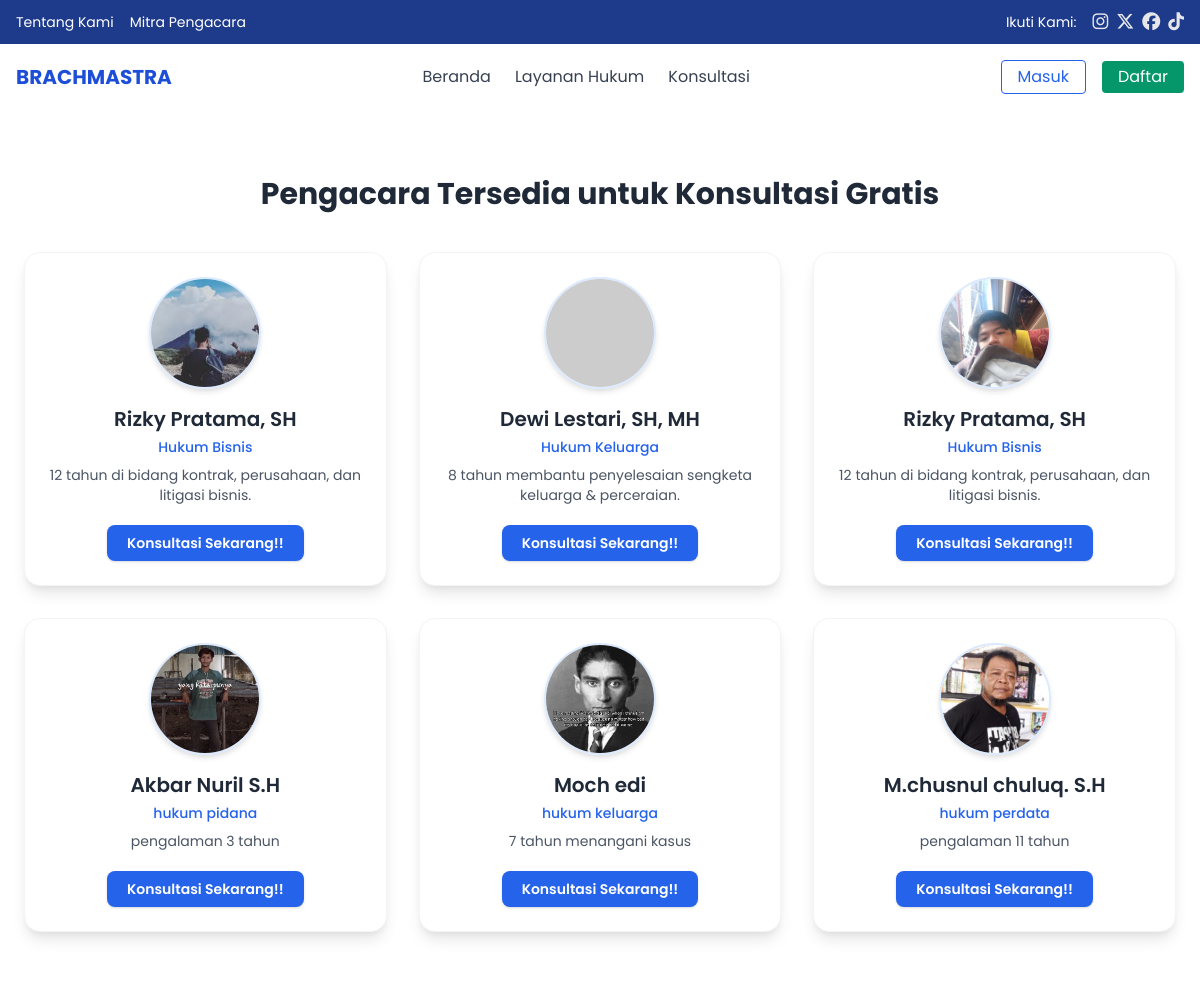
Page /konsultasigratis.php on the committed database.
### tables this page shows
CREATE TABLE `pengacara` (
  `id` int NOT NULL,
  `nama` varchar(100) DEFAULT NULL,
  `foto` longtext,
  `spesialis` varchar(100) DEFAULT NULL,
  `harga_konsultasi` int NOT NULL DEFAULT '0',
  `email` varchar(100) DEFAULT NULL,
  `telepon` varchar(20) DEFAULT NULL,
  `deskripsi` text,
  `pendidikan` varchar(255) DEFAULT NULL,
  `tipe_konsultasi` enum('gratis','berbayar') NOT NULL DEFAULT 'gratis'
);

### konsultasigratis.php (the view, shortened to what this page needs)
<?php include 'includes/header.php'; ?>
<section id="daftarPengacara" class="py-16 bg-white">
  <div class="max-w-7xl mx-auto px-6">
    <h3 class="text-3xl font-bold text-center text-gray-800 mb-10">
      Pengacara Tersedia untuk Konsultasi Gratis
    </h3>
    <div class="grid md:grid-cols-3 gap-8">
    <?php
    $result = $conn->query("SELECT * FROM pengacara WHERE tipe_konsultasi = 'gratis'");
    if ($result && $result->num_rows > 0):
      while ($p = $result->fetch_assoc()):
    ?>
      <div class="bg-white p-6 rounded-2xl shadow-lg border border-gray-100 hover:border-blue-500 hover:shadow-xl hover:scale-105 transition transform duration-300 text-center relative">
        <img src="<?= htmlspecialchars($p['foto']) ?>"
             class="w-28 h-28 rounded-full mx-auto mb-4 object-cover shadow-md border-2 border-blue-100"
             alt="<?= htmlspecialchars($p['nama']) ?>">
        <h4 class="text-xl font-semibold text-gray-800"><?= htmlspecialchars($p['nama']) ?></h4>
        <p class="text-sm text-blue-600 font-medium mt-1"><?= htmlspecialchars($p['spesialis']) ?></p>
        <p class="text-sm text-gray-600 mt-2">
          <?php
            $desc  = trim($p['deskripsi'] ?? '');
            $words = preg_split('/\s+/', $desc, -1, PREG_SPLIT_NO_EMPTY);
            $short = count($words) > 12 ? implode(' ', array_slice($words, 0, 12)) . '...' : $desc;
            echo htmlspecialchars($short);
          ?>
        </p>
        <a href="popup-konsultasi.php?id=<?= $p['id'] ?>&from=gratis"
           class="mt-5 inline-block bg-blue-600 text-white px-5 py-2 rounded-lg shadow hover:bg-blue-700 transition text-sm font-semibold">
          Konsultasi Sekarang!!
        </a>
      </div>
    <?php endwhile; ?>
    <?php else: ?>
      <div class="col-span-3 text-center text-gray-500">
        Belum ada pengacara untuk konsultasi gratis.
      </div>
    <?php endif; ?>
    </div>
  </div>
</section>
</body>
</html>

### includes/header.php (shortened to what this page needs)
<!DOCTYPE html>
<html lang="id">
<head>
  <link href="https://cdn.jsdelivr.net/npm/tailwindcss@2.2.19/dist/tailwind.min.css" rel="stylesheet">
  <link href="https://cdnjs.cloudflare.com/ajax/libs/font-awesome/6.5.2/css/all.min.css" rel="stylesheet">
</head>
<body class="bg-white text-gray-800">
<div id="main-content" style="display:none;">
<header class="fixed top-0 left-0 w-full z-50">
<div class="bg-blue-900 text-white text-sm">
  <div class="max-w-7xl mx-auto flex flex-wrap justify-between items-center px-4 py-2 space-y-2 sm:space-y-0">
    <div class="flex flex-wrap space-x-4 text-xs sm:text-sm">
      <a href="<?= BASE_URL ?>tentang-kami.php" class="hover:underline">Tentang Kami</a>
      <a href="<?= BASE_URL ?>pengacara.php" class="hover:underline">Mitra Pengacara</a>
    </div>
    <div class="flex flex-wrap items-center gap-2 sm:gap-4 text-xs sm:text-sm">
      <span class="whitespace-nowrap">Ikuti Kami:</span>
      <div class="flex gap-2 text-base sm:text-lg">
        <a href="https://instagram.com/whobaraghe" target="_blank" class="social-icon text-gray-200 hover:text-pink-400">
          <i class="fa-brands fa-instagram"></i>
        </a>
        <a href="https://x.com/brachmastra" target="_blank" class="social-icon text-gray-200 hover:text-black">
          <i class="fa-brands fa-x-twitter"></i>
        </a>
        <a href="https://facebook.com/brachmastra" target="_blank" class="social-icon text-gray-200 hover:text-blue-500">
          <i class="fa-brands fa-facebook"></i>
        </a>
        <a href="https://tiktok.com/@brachmastra" target="_blank" class="social-icon text-gray-200 hover:text-gray-100">
          <i class="fa-brands fa-tiktok"></i>
        </a>
      </div>
    </div>
  </div>
</div>
  <nav id="navbar" class="bg-white transition-shadow duration-300">
    <div class="max-w-7xl mx-auto flex justify-between items-center p-4">
      <a href="<?= BASE_URL ?>hukum.php" class="text-xl font-bold text-blue-700">BRACHMASTRA</a>
      <div class="hidden md:flex space-x-6">
        <a href="<?= BASE_URL ?>hukum.php" class="text-gray-700 hover:text-blue-600">Beranda</a>
        <a href="<?= BASE_URL ?>layanan.php" class="text-gray-700 hover:text-blue-600">Layanan Hukum</a>
        <a href="<?= BASE_URL ?>konsultasi.php" class="text-gray-700 hover:text-blue-600">Konsultasi</a>
      </div>
      <div class="hidden md:flex items-center space-x-4">
        <?php if (isset($_SESSION['user_id'])): ?>
          <?php if ($_SESSION['role'] === 'admin'): ?>
            <a href="<?= BASE_URL ?>admin/admin.php" class="bg-yellow-500 text-white px-3 py-1 rounded text-sm hover:bg-yellow-600">Admin Panel</a>
          <?php endif; ?>
          <span class="text-sm text-gray-600">Halo, <span class="font-semibold"><?= htmlspecialchars($_SESSION['user_name']) ?></span></span>
          <a href="<?= BASE_URL ?>logout.php" class="bg-red-500 text-white text-sm px-3 py-1 rounded hover:bg-red-600">Logout</a>
        <?php else: ?>
          <a href="<?= BASE_URL ?>login.php" class="px-4 py-1 border border-blue-600 text-blue-600 rounded hover:bg-blue-600 hover:text-white transition">Masuk</a>
          <a href="<?= BASE_URL ?>register.php" class="px-4 py-1 bg-green-600 text-white rounded hover:bg-green-700 transition">Daftar</a>
        <?php endif; ?>
      </div>
    </div>
  </nav>
</header>
<div class="pt-28"></div>
</div>
</body>
</html>

### includes/header.php (style rules this page uses)
body { font-family: 'Poppins', sans-serif; }
.social-icon { transition: transform 0.2s, opacity 0.2s; }

### rows in the picture
pengacara: foto (picture), nama "Rizky Pratama, SH", spesialis "Hukum Bisnis", deskripsi "12 tahun di bidang kontrak, perusahaan, dan litigasi bisnis."
pengacara: nama "Dewi Lestari, SH, MH", spesialis "Hukum Keluarga", deskripsi "8 tahun membantu penyelesaian sengketa keluarga & perceraian."
pengacara: foto (picture), nama "Rizky Pratama, SH", spesialis "Hukum Bisnis", deskripsi "12 tahun di bidang kontrak, perusahaan, dan litigasi bisnis."
pengacara: foto (picture), nama "Akbar Nuril S.H", spesialis "hukum pidana", deskripsi "pengalaman 3 tahun"
pengacara: foto (picture), nama "Moch edi", spesialis "hukum keluarga", deskripsi "7 tahun menangani kasus"
pengacara: foto (picture), nama "M.chusnul chuluq. S.H", spesialis "hukum perdata", deskripsi "pengalaman 11 tahun"
